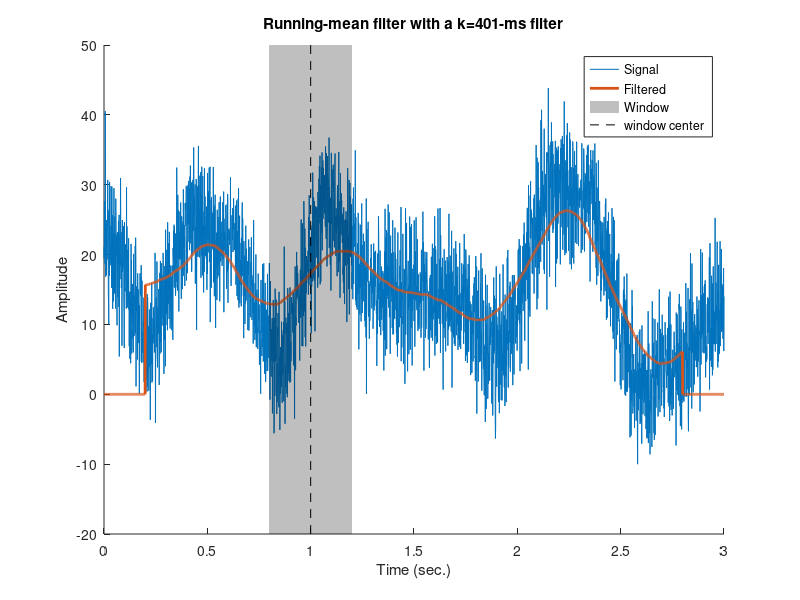

This figure's MATLAB source:
%%
%   Author: Jibreal Khan
%   Program: Running Mean time filter
%   Contact: jibrealkhan1997@gmail.com
%
%%

% Step1: Generating a random signal 
Fs = 1000; % Sampling Frequency
dt = 1/Fs; 
time  = 0:dt:3; % signal time
n     = length(time);
p     = 15; % poles for random interpolation

% noise level, measured in standard deviations
noiseamp = 5; 

% adding noise to the signal
ampl   = interp1(rand(p,1)*30,linspace(1,p,n));
noise  = noiseamp * randn(size(time));
signal = ampl + noise;

% initialize filtered signal vector with zeroes
filtsig = zeros(size(signal));

% implementing the running mean filter
k = 200; % filter window size =  k*2+1 , modify k to change the smoothness of the signal 
for i=k+1:n-k-1
    % each point is the average of k surrounding points
    filtsig(i) = mean(signal(i-k:i+k));
end

% compute window size in ms
windowsize = 1000*(k*2+1) / Fs;


% plot the noisy and filtered signals
figure(1), clf, hold on
plot(time,signal, time,filtsig, 'linew',2)

% draw a patch to indicate the window size
tidx = dsearchn(time',1);
ylim = get(gca,'ylim');
patch(time([ tidx-k tidx-k tidx+k tidx+k ]),ylim([ 1 2 2 1 ]),'k','facealpha',.25,'linestyle','none')
plot(time([tidx tidx]),ylim,'k--')

xlabel('Time (sec.)'), ylabel('Amplitude')
title([ 'Running-mean filter with a k=' num2str(round(windowsize)) '-ms filter' ])
legend({'Signal';'Filtered';'Window';'window center'})

zoom on

%% done.
